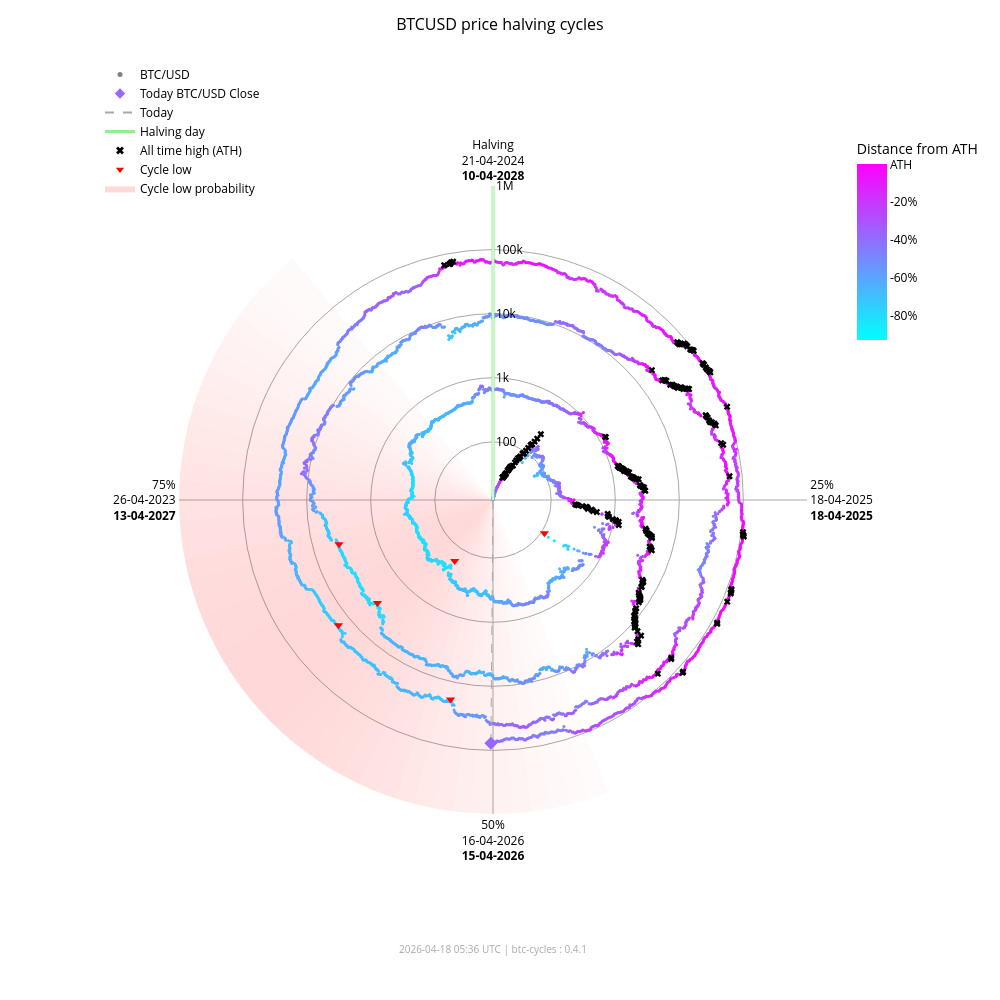

The cell this chart's notebook holds for it:
### Markdown cell above
### Interactive chart (plotly)

### Code cell
fig_interactive = btc.plot(
    kind="interactive",
    from_date="2012-11-28",
)
# plotly config for interactivity
config = {"scrollZoom": True, "displayModeBar": True}
# display in notebook
fig_interactive.show(config=config)

### Figure 1 — Plotly figure (JSON) as saved in the notebook; plotly's stock layout.template omitted (floating-point values rounded to 4 significant figures; data arrays with more than 128 entries replaced by an {"elided": "..."} marker saying what was removed)
{"data": [{"fill": "toself", "fillcolor": "rgba(255,0,0,0.017168280509461755)", "hoverinfo": "skip", "line": {"width": 0}, "mode": "lines", "r": [12.35, 1000000, 1000000, 12.35, 12.35], "showlegend": false, "theta": [158.4, 158.4, 162.0, 162.0, 158.4], "type": "scatterpolar"}, {"fill": "toself", "fillcolor": "rgba(255,0,0,0.022114794501891175)", "hoverinfo": "skip", "line": {"width": 0}, "mode": "lines", "r": [12.35, 1000000, 1000000, 12.35, 12.35], "showlegend": false, "theta": [162.0, 162.0, 165.6, 165.6, 162.0], "type": "scatterpolar"}, {"fill": "toself", "fillcolor": "rgba(255,0,0,0.02790404259511669)", "hoverinfo": "skip", "line": {"width": 0}, "mode": "lines", "r": [12.35, 1000000, 1000000, 12.35, 12.35], "showlegend": false, "theta": [165.6, 165.6, 169.2, 169.2, 165.6], "type": "scatterpolar"}, {"fill": "toself", "fillcolor": "rgba(255,0,0,0.034518294852420334)", "hoverinfo": "skip", "line": {"width": 0}, "mode": "lines", "r": [12.35, 1000000, 1000000, 12.35, 12.35], "showlegend": false, "theta": [169.2, 169.2, 172.8, 172.8, 169.2], "type": "scatterpolar"}, {"fill": "toself", "fillcolor": "rgba(255,0,0,0.041901979682821514)", "hoverinfo": "skip", "line": {"width": 0}, "mode": "lines", "r": [12.35, 1000000, 1000000, 12.35, 12.35], "showlegend": false, "theta": [172.8, 172.8, 176.4, 176.4, 172.8], "type": "scatterpolar"}, {"fill": "toself", "fillcolor": "rgba(255,0,0,0.04996405861294358)", "hoverinfo": "skip", "line": {"width": 0}, "mode": "lines", "r": [12.35, 1000000, 1000000, 12.35, 12.35], "showlegend": false, "theta": [176.4, 176.4, 180.0, 180.0, 176.4], "type": "scatterpolar"}, {"fill": "toself", "fillcolor": "rgba(255,0,0,0.05858349692240514)", "hoverinfo": "skip", "line": {"width": 0}, "mode": "lines", "r": [12.35, 1000000, 1000000, 12.35, 12.35], "showlegend": false, "theta": [180.0, 180.0, 183.6, 183.6, 180.0], "type": "scatterpolar"}, {"fill": "toself", "fillcolor": "rgba(255,0,0,0.06761662035375064)", "hoverinfo": "skip", "line": {"width": 0}, "mode": "lines", "r": [12.35, 1000000, 1000000, 12.35, 12.35], "showlegend": false, "theta": [183.6, 183.6, 187.2, 187.2, 183.6], "type": "scatterpolar"}, {"fill": "toself", "fillcolor": "rgba(255,0,0,0.07690481219944661)", "hoverinfo": "skip", "line": {"width": 0}, "mode": "lines", "r": [12.35, 1000000, 1000000, 12.35, 12.35], "showlegend": false, "theta": [187.2, 187.2, 190.8, 190.8, 187.2], "type": "scatterpolar"}, {"fill": "toself", "fillcolor": "rgba(255,0,0,0.08628112000611096)", "hoverinfo": "skip", "line": {"width": 0}, "mode": "lines", "r": [12.35, 1000000, 1000000, 12.35, 12.35], "showlegend": false, "theta": [190.8, 190.8, 194.4, 194.4, 190.8], "type": "scatterpolar"}, {"fill": "toself", "fillcolor": "rgba(255,0,0,0.09557490841018089)", "hoverinfo": "skip", "line": {"width": 0}, "mode": "lines", "r": [12.35, 1000000, 1000000, 12.35, 12.35], "showlegend": false, "theta": [194.4, 194.4, 198.0, 198.0, 194.4], "type": "scatterpolar"}, {"fill": "toself", "fillcolor": "rgba(255,0,0,0.10461455782963762)", "hoverinfo": "skip", "line": {"width": 0}, "mode": "lines", "r": [12.35, 1000000, 1000000, 12.35, 12.35], "showlegend": false, "theta": [198.0, 198.0, 201.6, 201.6, 198.0], "type": "scatterpolar"}, {"fill": "toself", "fillcolor": "rgba(255,0,0,0.11322908719652829)", "hoverinfo": "skip", "line": {"width": 0}, "mode": "lines", "r": [12.35, 1000000, 1000000, 12.35, 12.35], "showlegend": false, "theta": [201.6, 201.6, 205.2, 205.2, 201.6], "type": "scatterpolar"}, {"fill": "toself", "fillcolor": "rgba(255,0,0,0.12125015337052986)", "hoverinfo": "skip", "line": {"width": 0}, "mode": "lines", "r": [12.35, 1000000, 1000000, 12.35, 12.35], "showlegend": false, "theta": [205.2, 205.2, 208.8, 208.8, 205.2], "type": "scatterpolar"}, {"fill": "toself", "fillcolor": "rgba(255,0,0,0.12851590515331976)", "hoverinfo": "skip", "line": {"width": 0}, "mode": "lines", "r": [12.35, 1000000, 1000000, 12.35, 12.35], "showlegend": false, "theta": [208.8, 208.8, 212.4, 212.4, 208.8], "type": "scatterpolar"}, {"fill": "toself", "fillcolor": "rgba(255,0,0,0.13487757461161184)", "hoverinfo": "skip", "line": {"width": 0}, "mode": "lines", "r": [12.35, 1000000, 1000000, 12.35, 12.35], "showlegend": false, "theta": [212.4, 212.4, 216.0, 216.0, 212.4], "type": "scatterpolar"}, {"fill": "toself", "fillcolor": "rgba(255,0,0,0.14020862181849592)", "hoverinfo": "skip", "line": {"width": 0}, "mode": "lines", "r": [12.35, 1000000, 1000000, 12.35, 12.35], "showlegend": false, "theta": [216.0, 216.0, 219.6, 219.6, 216.0], "type": "scatterpolar"}, {"fill": "toself", "fillcolor": "rgba(255,0,0,0.14441504950654527)", "hoverinfo": "skip", "line": {"width": 0}, "mode": "lines", "r": [12.35, 1000000, 1000000, 12.35, 12.35], "showlegend": false, "theta": [219.6, 219.6, 223.2, 223.2, 219.6], "type": "scatterpolar"}, {"fill": "toself", "fillcolor": "rgba(255,0,0,0.14744459351271713)", "hoverinfo": "skip", "line": {"width": 0}, "mode": "lines", "r": [12.35, 1000000, 1000000, 12.35, 12.35], "showlegend": false, "theta": [223.2, 223.2, 226.8, 226.8, 223.2], "type": "scatterpolar"}, {"fill": "toself", "fillcolor": "rgba(255,0,0,0.14929223192296423)", "hoverinfo": "skip", "line": {"width": 0}, "mode": "lines", "r": [12.35, 1000000, 1000000, 12.35, 12.35], "showlegend": false, "theta": [226.8, 226.8, 230.4, 230.4, 226.8], "type": "scatterpolar"}, {"fill": "toself", "fillcolor": "rgba(255,0,0,0.15)", "hoverinfo": "skip", "line": {"width": 0}, "mode": "lines", "r": [12.35, 1000000, 1000000, 12.35, 12.35], "showlegend": false, "theta": [230.4, 230.4, 234.0, 234.0, 230.4], "type": "scatterpolar"}, {"fill": "toself", "fillcolor": "rgba(255,0,0,0.14965033825231114)", "hoverinfo": "skip", "line": {"width": 0}, "mode": "lines", "r": [12.35, 1000000, 1000000, 12.35, 12.35], "showlegend": false, "theta": [234.0, 234.0, 237.6, 237.6, 234.0], "type": "scatterpolar"}, {"fill": "toself", "fillcolor": "rgba(255,0,0,0.14835378057909807)", "hoverinfo": "skip", "line": {"width": 0}, "mode": "lines", "r": [12.35, 1000000, 1000000, 12.35, 12.35], "showlegend": false, "theta": [237.6, 237.6, 241.2, 241.2, 237.6], "type": "scatterpolar"}, {"fill": "toself", "fillcolor": "rgba(255,0,0,0.14623322283554635)", "hoverinfo": "skip", "line": {"width": 0}, "mode": "lines", "r": [12.35, 1000000, 1000000, 12.35, 12.35], "showlegend": false, "theta": [241.2, 241.2, 244.8, 244.8, 241.2], "type": "scatterpolar"}, {"fill": "toself", "fillcolor": "rgba(255,0,0,0.1434078538226231)", "hoverinfo": "skip", "line": {"width": 0}, "mode": "lines", "r": [12.35, 1000000, 1000000, 12.35, 12.35], "showlegend": false, "theta": [244.8, 244.8, 248.4, 248.4, 244.8], "type": "scatterpolar"}, {"fill": "toself", "fillcolor": "rgba(255,0,0,0.13997983179373427)", "hoverinfo": "skip", "line": {"width": 0}, "mode": "lines", "r": [12.35, 1000000, 1000000, 12.35, 12.35], "showlegend": false, "theta": [248.4, 248.4, 252.0, 252.0, 248.4], "type": "scatterpolar"}, {"fill": "toself", "fillcolor": "rgba(255,0,0,0.13602598258454268)", "hoverinfo": "skip", "line": {"width": 0}, "mode": "lines", "r": [12.35, 1000000, 1000000, 12.35, 12.35], "showlegend": false, "theta": [252.0, 252.0, 255.6, 255.6, 252.0], "type": "scatterpolar"}, {"fill": "toself", "fillcolor": "rgba(255,0,0,0.13159547355344953)", "hoverinfo": "skip", "line": {"width": 0}, "mode": "lines", "r": [12.35, 1000000, 1000000, 12.35, 12.35], "showlegend": false, "theta": [255.6, 255.6, 259.2, 259.2, 255.6], "type": "scatterpolar"}, {"fill": "toself", "fillcolor": "rgba(255,0,0,0.12671301775492697)", "hoverinfo": "skip", "line": {"width": 0}, "mode": "lines", "r": [12.35, 1000000, 1000000, 12.35, 12.35], "showlegend": false, "theta": [259.2, 259.2, 262.8, 262.8, 259.2], "type": "scatterpolar"}, {"fill": "toself", "fillcolor": "rgba(255,0,0,0.12138610149219965)", "hoverinfo": "skip", "line": {"width": 0}, "mode": "lines", "r": [12.35, 1000000, 1000000, 12.35, 12.35], "showlegend": false, "theta": [262.8, 262.8, 266.4, 266.4, 262.8], "type": "scatterpolar"}, {"fill": "toself", "fillcolor": "rgba(255,0,0,0.1156142551644921)", "hoverinfo": "skip", "line": {"width": 0}, "mode": "lines", "r": [12.35, 1000000, 1000000, 12.35, 12.35], "showlegend": false, "theta": [266.4, 266.4, 270.0, 270.0, 266.4], "type": "scatterpolar"}, {"fill": "toself", "fillcolor": "rgba(255,0,0,0.10939851441251548)", "hoverinfo": "skip", "line": {"width": 0}, "mode": "lines", "r": [12.35, 1000000, 1000000, 12.35, 12.35], "showlegend": false, "theta": [270.0, 270.0, 273.6, 273.6, 270.0], "type": "scatterpolar"}, {"fill": "toself", "fillcolor": "rgba(255,0,0,0.10274974912946185)", "hoverinfo": "skip", "line": {"width": 0}, "mode": "lines", "r": [12.35, 1000000, 1000000, 12.35, 12.35], "showlegend": false, "theta": [273.6, 273.6, 277.2, 277.2, 273.6], "type": "scatterpolar"}, {"fill": "toself", "fillcolor": "rgba(255,0,0,0.09569517349791425)", "hoverinfo": "skip", "line": {"width": 0}, "mode": "lines", "r": [12.35, 1000000, 1000000, 12.35, 12.35], "showlegend": false, "theta": [277.2, 277.2, 280.8, 280.8, 277.2], "type": "scatterpolar"}, {"fill": "toself", "fillcolor": "rgba(255,0,0,0.08828282625646727)", "hoverinfo": "skip", "line": {"width": 0}, "mode": "lines", "r": [12.35, 1000000, 1000000, 12.35, 12.35], "showlegend": false, "theta": [280.8, 280.8, 284.4, 284.4, 280.8], "type": "scatterpolar"}, {"fill": "toself", "fillcolor": "rgba(255,0,0,0.08058400018765345)", "hoverinfo": "skip", "line": {"width": 0}, "mode": "lines", "r": [12.35, 1000000, 1000000, 12.35, 12.35], "showlegend": false, "theta": [284.4, 284.4, 288.0, 288.0, 284.4], "type": "scatterpolar"}, {"fill": "toself", "fillcolor": "rgba(255,0,0,0.07269354608292704)", "hoverinfo": "skip", "line": {"width": 0}, "mode": "lines", "r": [12.35, 1000000, 1000000, 12.35, 12.35], "showlegend": false, "theta": [288.0, 288.0, 291.6, 291.6, 288.0], "type": "scatterpolar"}, {"fill": "toself", "fillcolor": "rgba(255,0,0,0.06472784449068783)", "hoverinfo": "skip", "line": {"width": 0}, "mode": "lines", "r": [12.35, 1000000, 1000000, 12.35, 12.35], "showlegend": false, "theta": [291.6, 291.6, 295.2, 295.2, 291.6], "type": "scatterpolar"}, {"fill": "toself", "fillcolor": "rgba(255,0,0,0.05682021976743955)", "hoverinfo": "skip", "line": {"width": 0}, "mode": "lines", "r": [12.35, 1000000, 1000000, 12.35, 12.35], "showlegend": false, "theta": [295.2, 295.2, 298.8, 298.8, 295.2], "type": "scatterpolar"}, {"fill": "toself", "fillcolor": "rgba(255,0,0,0.04911378436707333)", "hoverinfo": "skip", "line": {"width": 0}, "mode": "lines", "r": [12.35, 1000000, 1000000, 12.35, 12.35], "showlegend": false, "theta": [298.8, 298.8, 302.4, 302.4, 298.8], "type": "scatterpolar"}, {"fill": "toself", "fillcolor": "rgba(255,0,0,0.04175213714896469)", "hoverinfo": "skip", "line": {"width": 0}, "mode": "lines", "r": [12.35, 1000000, 1000000, 12.35, 12.35], "showlegend": false, "theta": [302.4, 302.4, 306.0, 306.0, 302.4], "type": "scatterpolar"}, {"fill": "toself", "fillcolor": "rgba(255,0,0,0.034868865657538876)", "hoverinfo": "skip", "line": {"width": 0}, "mode": "lines", "r": [12.35, 1000000, 1000000, 12.35, 12.35], "showlegend": false, "theta": [306.0, 306.0, 309.6, 309.6, 306.0], "type": "scatterpolar"}, {"fill": "toself", "fillcolor": "rgba(255,0,0,0.02857722515334582)", "hoverinfo": "skip", "line": {"width": 0}, "mode": "lines", "r": [12.35, 1000000, 1000000, 12.35, 12.35], "showlegend": false, "theta": [309.6, 309.6, 313.2, 313.2, 309.6], "type": "scatterpolar"}, {"fill": "toself", "fillcolor": "rgba(255,0,0,0.022961515313555197)", "hoverinfo": "skip", "line": {"width": 0}, "mode": "lines", "r": [12.35, 1000000, 1000000, 12.35, 12.35], "showlegend": false, "theta": [313.2, 313.2, 316.8, 316.8, 313.2], "type": "scatterpolar"}, {"fill": "toself", "fillcolor": "rgba(255,0,0,0.01807146942917362)", "hoverinfo": "skip", "line": {"width": 0}, "mode": "lines", "r": [12.35, 1000000, 1000000, 12.35, 12.35], "showlegend": false, "theta": [316.8, 316.8, 320.4, 320.4, 316.8], "type": "scatterpolar"}, {"hoverinfo": "text", "marker": {"color": {"elided": "4890 str values"}, "size": 3}, "mode": "markers", "r": {"elided": "4890 float values"}, "showlegend": false, "text": {"elided": "4890 str values"}, "theta": {"elided": "4890 float values"}, "type": "scatterpolar"}, {"hoverinfo": "skip", "line": {"color": "lightgreen", "width": 3}, "mode": "lines", "r": [12.35, 1000000], "showlegend": false, "theta": [0, 0], "type": "scatterpolar"}, {"hoverinfo": "skip", "line": {"color": "darkgrey", "dash": "dash", "width": 1}, "mode": "lines", "r": [12.35, 77170.0], "showlegend": false, "theta": [180.5, 180.5], "type": "scatterpolar"}, {"hoverinfo": "text", "marker": {"color": "#9768ff", "size": 10, "symbol": "diamond"}, "mode": "markers", "r": [77170.0], "showlegend": false, "text": ["Today<br>Date: 2026-04-18<br>Price: $77,168.88"], "theta": [180.5], "type": "scatterpolar"}, {"hoverinfo": "text", "marker": {"color": "black", "size": 6, "symbol": "x"}, "mode": "markers", "r": {"elided": "195 float values"}, "showlegend": false, "text": {"elided": "195 str values"}, "theta": {"elided": "195 float values"}, "type": "scatterpolar"}, {"hoverinfo": "text", "marker": {"color": "red", "size": 8, "symbol": "triangle-down"}, "mode": "markers", "r": [111.6, 164.9, 3233.0, 3925.0, 18950.0, 15760.0], "showlegend": false, "text": ["Cycle Low<br>Date: 2014-02-21<br>Price: $111.56<br>ATH distance: -91.0%", "Cycle Low<br>Date: 2015-01-14<br>Price: $164.92<br>ATH distance: -86.7%", "Cycle Low<br>Date: 2018-12-15<br>Price: $3,232.51<br>ATH distance: -83.3%", "Cycle Low<br>Date: 2019-03-25<br>Price: $3,924.55<br>ATH distance: -79.7%", "Cycle Low<br>Date: 2022-06-18<br>Price: $18,954.25<br>ATH distance: -71.9%", "Cycle Low<br>Date: 2022-11-21<br>Price: $15,760.19<br>ATH distance: -76.7%"], "theta": [122.8, 212.1, 228.3, 254.0, 192.0, 231.0], "type": "scatterpolar"}, {"marker": {"color": "grey", "size": 5}, "mode": "markers", "name": "BTC/USD", "r": [null], "theta": [null], "type": "scatterpolar"}, {"marker": {"color": "#9768ff", "size": 8, "symbol": "diamond"}, "mode": "markers", "name": "Today BTC/USD Close", "r": [null], "theta": [null], "type": "scatterpolar"}, {"line": {"color": "darkgrey", "dash": "dash"}, "mode": "lines", "name": "Today", "r": [null], "theta": [null], "type": "scatterpolar"}, {"line": {"color": "lightgreen", "width": 3}, "mode": "lines", "name": "Halving day", "r": [null], "theta": [null], "type": "scatterpolar"}, {"marker": {"color": "black", "size": 7, "symbol": "x"}, "mode": "markers", "name": "All time high (ATH)", "r": [null], "theta": [null], "type": "scatterpolar"}, {"marker": {"color": "red", "size": 7, "symbol": "triangle-down"}, "mode": "markers", "name": "Cycle low", "r": [null], "theta": [null], "type": "scatterpolar"}, {"fill": "toself", "fillcolor": "rgba(255,0,0,0.15)", "line": {"width": 0}, "mode": "lines", "name": "Cycle low probability", "r": [null], "theta": [null], "type": "scatterpolar"}, {"hoverinfo": "skip", "marker": {"cmax": 0, "cmin": -0.9307, "color": [0], "colorbar": {"len": 0.25, "ticktext": ["ATH", "-20%", "-40%", "-60%", "-80%", "-100%"], "tickvals": [0, -0.2, -0.4, -0.6, -0.8, -1.0], "title": {"text": "Distance from ATH"}, "x": 0.95, "y": 0.92, "yanchor": "top"}, "colorscale": {"elided": "256x2 mixed values"}, "showscale": true, "size": 0}, "mode": "markers", "r": [null], "showlegend": false, "theta": [null], "type": "scatterpolar"}], "layout": {"annotations": [{"font": {"color": "darkgrey", "size": 10}, "showarrow": false, "text": "2026-04-18 05:36 UTC | btc-cycles : 0.4.1", "x": 0.5, "xref": "paper", "y": -0.02, "yref": "paper"}], "font": {"color": "black"}, "height": 1000, "legend": {"bgcolor": "rgba(0,0,0,0)", "font": {"color": "black"}, "x": 0.0, "y": 1.0}, "margin": {"b": 60, "l": 100, "r": 80, "t": 60}, "paper_bgcolor": "white", "plot_bgcolor": "white", "polar": {"angularaxis": {"color": "black", "direction": "clockwise", "gridcolor": "darkgrey", "rotation": 90, "ticktext": ["Halving<br>21-04-2024<br><b>10-04-2028</b>", "25%<br>18-04-2025<br><b>18-04-2025</b>", "50%<br>16-04-2026<br><b>15-04-2026</b>", "75%<br>26-04-2023<br><b>13-04-2027</b>"], "tickvals": [0, 90, 180, 270]}, "bgcolor": "white", "domain": {"x": [0.1, 0.9], "y": [0.05, 0.95]}, "radialaxis": {"angle": 90, "color": "black", "gridcolor": "darkgrey", "range": [1.092, 6.0], "tickangle": 90, "ticktext": ["100", "1k", "10k", "100k", "1M"], "tickvals": [100, 1000, 10000, 100000, 1000000], "type": "log"}}, "title": {"font": {"color": "black", "size": 16}, "text": "BTCUSD price halving cycles", "x": 0.5}, "width": 1000}}
